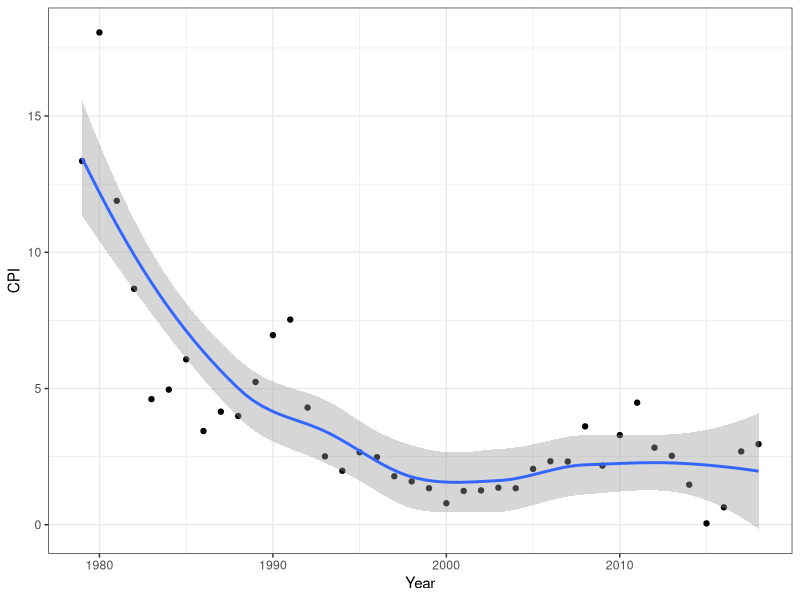
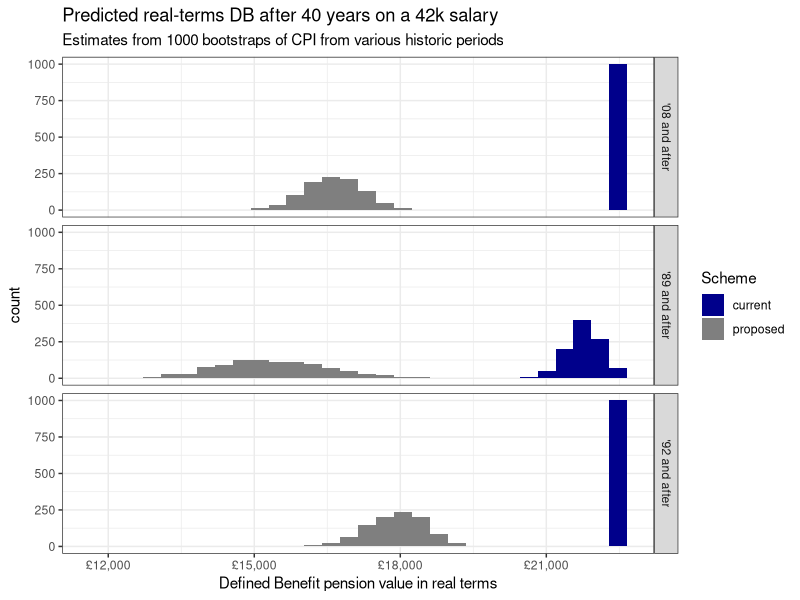

These figures' R source, in order:
## ---- chunk 1
(base <- 42000 * 40/85)
## ---- chunk 2
cpi <- read.table("british_cpi.tsv", header=T, stringsAsFactors = F)
cpi$CPI = as.numeric(sub("%","",cpi$CPI))
truncated_cpi <- sapply(cpi$CPI,function(x)min(x,2.5))
actual_pension_new_scheme <- base*prod(truncated_cpi/100+1)
inflation_adjusted_pension <- base*prod(cpi$CPI/100+1)
(real_terms_pension_new_scheme <- actual_pension_new_scheme/prod(cpi$CPI/100+1))

## ---- chunk 3
revalue <- function(cpi) {
  if (cpi < 5) return (cpi)
  if (cpi < 15) {
    return (5 + 0.5*(cpi-5))}
  else {
    return (10)
  }
}

(effective_cpi_offical <- sapply(cpi$CPI, revalue))
## ---- chunk 4
(old_base <- 42000 * 40/75)

## ---- chunk 5
actual_pension_old_scheme <- old_base*prod(effective_cpi_offical/100+1)
inflation_adjusted_pension <- old_base*prod(cpi$CPI/100+1)
(real_terms_pension_old <- actual_pension_old_scheme/prod(cpi$CPI/100+1))
## ---- chunk 6
library(ggplot2)
ggplot(cpi, aes(Year, CPI)) + geom_point() + geom_smooth() + theme_bw()
## ---- chunk 7
sample_future_pension <- function(base, sample_cpis, cpi_limit_function) {
  cpis = sample(sample_cpis, 40, replace = T)
  truncated_cpis = sapply(cpis, cpi_limit_function)
  actual_pension <- base*prod(truncated_cpis/100+1)
  real_terms_pension <- actual_pension/prod(cpis/100+1)
  return(real_terms_pension)
}

proposed_cpi_limit = function(x) min(x, 2.5)

simulated_futures <- data.frame(scheme = "proposed", historic_period="'92 and after",
     samples = replicate(1000, sample_future_pension(base, cpi$CPI[cpi$Year >= 1992], proposed_cpi_limit)))
simulated_futures <- rbind(simulated_futures, data.frame(scheme="proposed", historic_period="'89 and after",
    samples = replicate(1000, sample_future_pension(base, cpi$CPI[cpi$Year >= 1988], proposed_cpi_limit))))
simulated_futures <- rbind(simulated_futures, data.frame(scheme="proposed", historic_period="'08 and after",
     samples = replicate(1000, sample_future_pension(base, cpi$CPI[cpi$Year >= 2008], proposed_cpi_limit))))
simulated_futures <- rbind(simulated_futures, data.frame(scheme="current", historic_period="'92 and after", 
     samples = replicate(1000, sample_future_pension(old_base, cpi$CPI[cpi$Year >= 1992], revalue))))
simulated_futures <- rbind(simulated_futures, data.frame(scheme="current", historic_period="'89 and after", 
     samples = replicate(1000, sample_future_pension(old_base, cpi$CPI[cpi$Year >= 1989], revalue))))
simulated_futures <- rbind(simulated_futures, data.frame(scheme="current", historic_period="'08 and after", 
     samples = replicate(1000, sample_future_pension(old_base, cpi$CPI[cpi$Year >= 2008], revalue))))

ggplot(simulated_futures) + 
  aes(samples, fill = scheme) + 
  geom_histogram(bins=30) + 
  facet_grid(historic_period~.) +
  theme_bw() +
  scale_fill_manual(values = c("darkblue", "grey50"), name = "Scheme") +
  scale_x_continuous(labels=scales::dollar_format(prefix="£")) +
  ggtitle("Predicted real-terms DB after 40 years on a 42k salary",
          sub="Estimates from 1000 bootstraps of CPI from various historic periods") +
  xlab("Defined Benefit pension value in real terms")
## ---- chunk 8
library(dplyr)
simulated_futures %>%
  group_by(scheme, historic_period) %>%
  summarise(Prudence_estimate=quantile(samples, 0.33)) %>%
  mutate(Prudence_estimate=scales::dollar_format(prefix="£")(Prudence_estimate))
